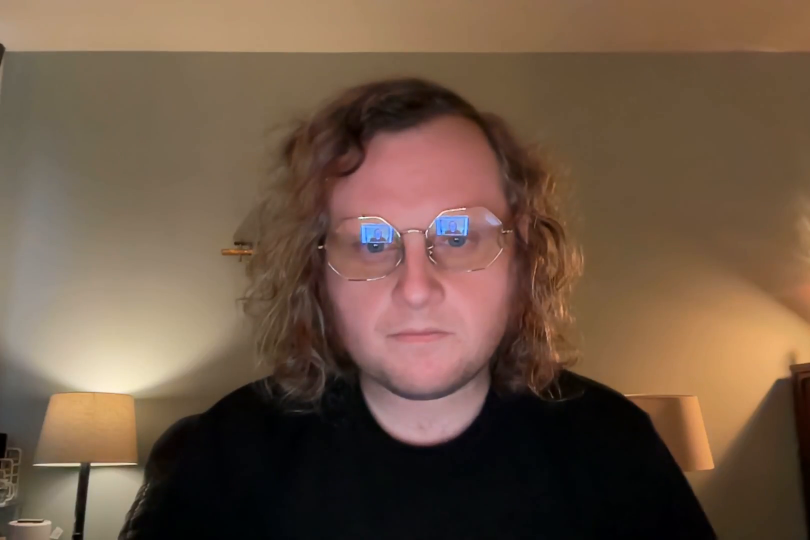
#> input picture frame 18 of pics/face_vid.mp4, 1620 x 1080 px (shown at 1/2 size)
$ python face_detection.py
#> lines starting #> are read from the running program, lines starting #| are printed output that depends on the picture; after the words box and inside, x2 and y2 are one past the last pixel; in counts of white or black regions, pixels touching at a corner belong together
import cv2 as cv

face_cascade = cv.CascadeClassifier('haarcascade_frontalface_default.xml')

# img = cv.imread('pics/face1.jpg')

cap = cv.VideoCapture('pics/face_vid.mp4')

while cap.isOpened():
  _, img = cap.read()
#> img is the input picture: shape (1080, 1620, 3); mean B, G, R 69, 86.9, 110.4

  gray = cv.cvtColor(img, cv.COLOR_BGR2GRAY)
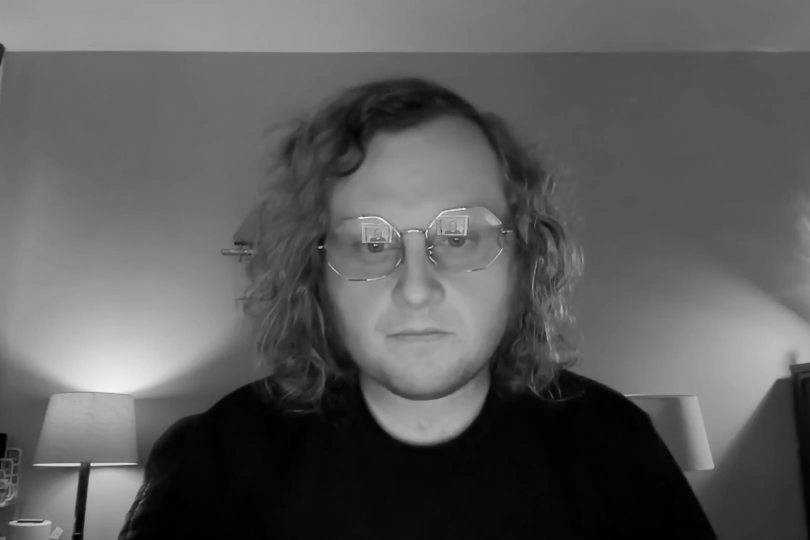
#> gray: shape (1080, 1620) (shown at 1/2 size); min 0, max 254, mean 91.9
  faces = face_cascade.detectMultiScale(gray, 1.1, 10)
#> faces = [[599, 328, 471, 471]]

  for (x,y,w,h) in faces:
    cv.rectangle(img, (x, y), (x + w, y + h), (0, 255, 0), 3)
#> this loop made 1 pass
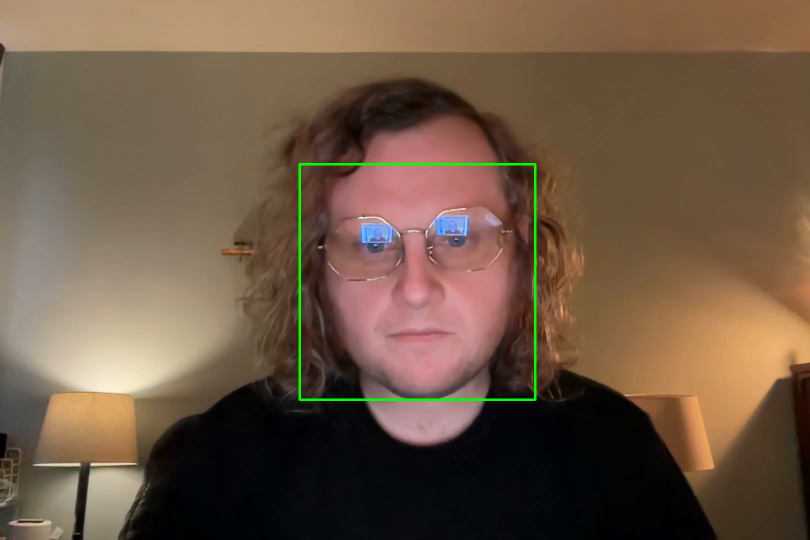
#> img: shape (1080, 1620, 3) (shown at 1/2 size); 0.54% of pixels changed, all inside (x1, y1, x2, y2) = (597, 326, 1073, 802)

  cv.imshow('img', img)
  if cv.waitKey(1) & 0xFF == ord('q'):
#> (key q is pressed here)
    break

$ run again, starting later in the video
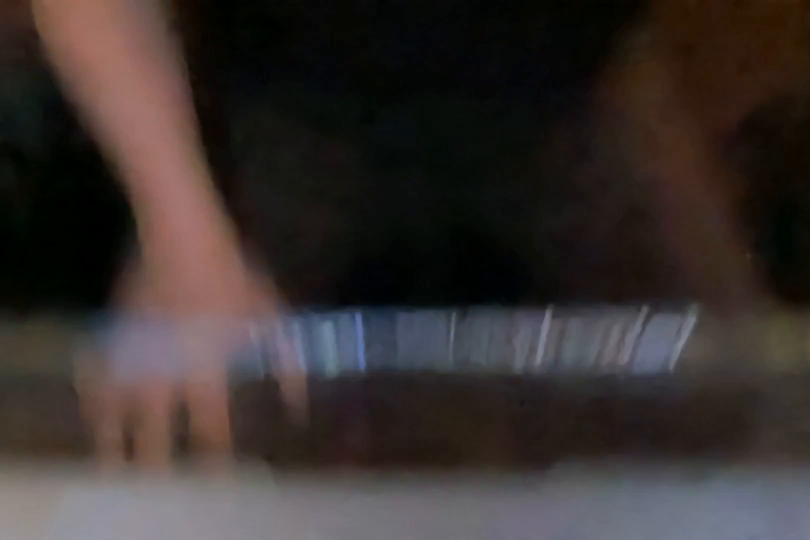
#> input picture frame 84 of pics/face_vid.mp4, 1620 x 1080 px (shown at 1/2 size)
#> img is the input picture: shape (1080, 1620, 3); mean B, G, R 46.6, 48.6, 56.4
#> `gray = cv.cvtColor(img, cv.COLOR_BGR2GRAY)`:
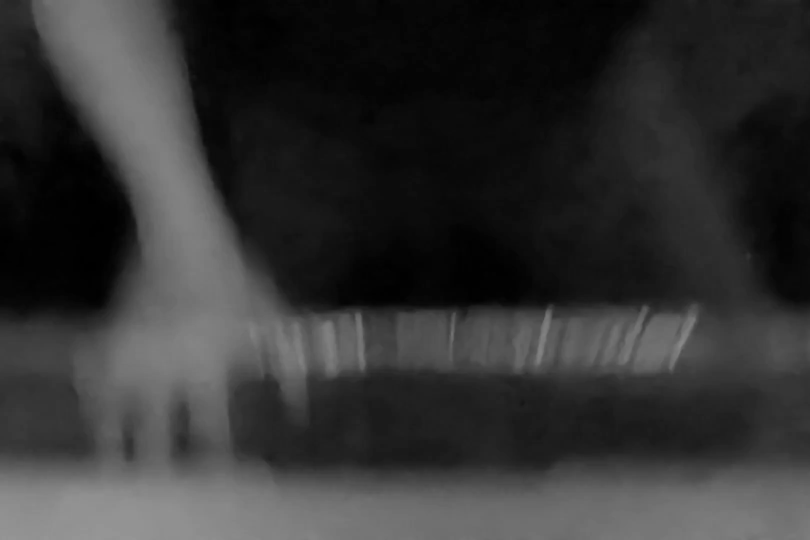
#> gray: shape (1080, 1620) (shown at 1/2 size); min 0, max 150, mean 50.7
#> faces = ()

$ run again, starting later in the video
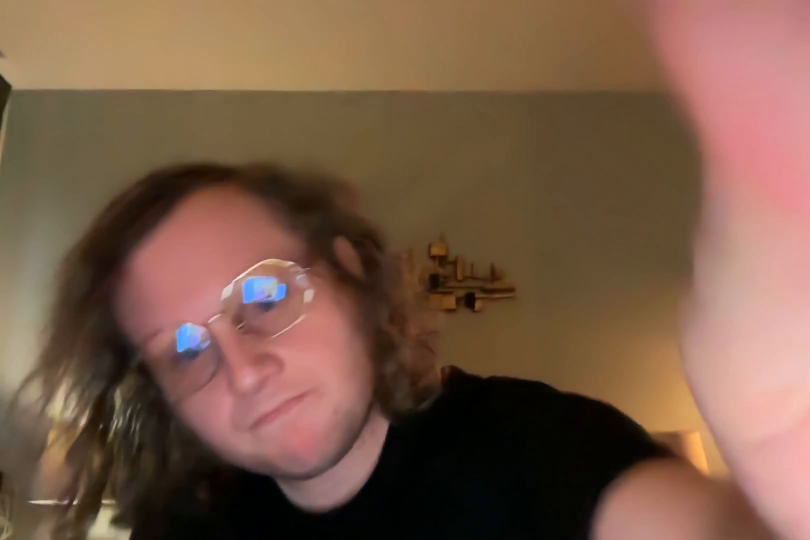
#> input picture frame 150 of pics/face_vid.mp4, 1620 x 1080 px (shown at 1/2 size)
#> img is the input picture: shape (1080, 1620, 3); mean B, G, R 71.2, 90, 121
#> `gray = cv.cvtColor(img, cv.COLOR_BGR2GRAY)`:
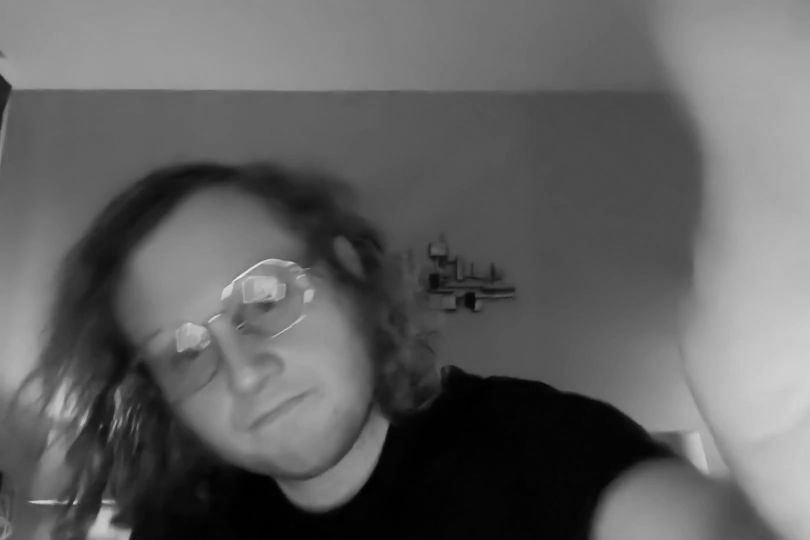
#> gray: shape (1080, 1620) (shown at 1/2 size); min 0, max 241, mean 97.1
#> faces = ()
